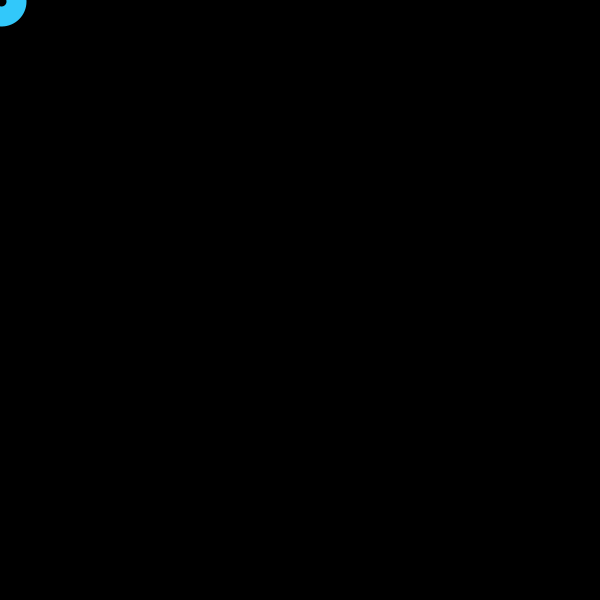
Frame 1 (no input)
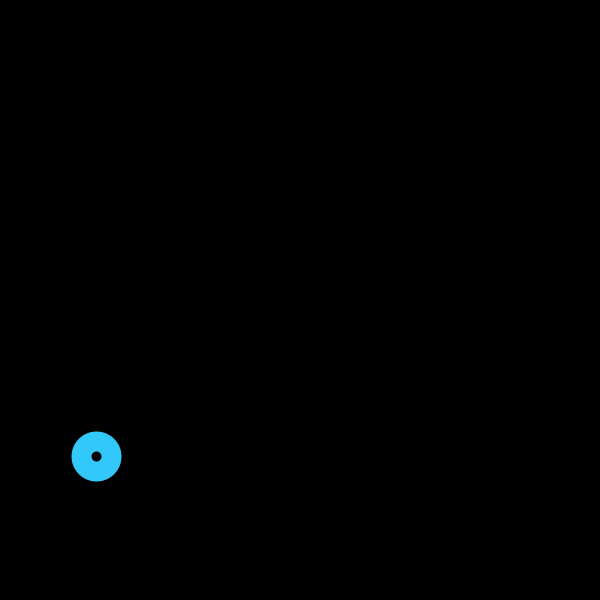
Frame 60 (the mouse pressed at the canvas centre just before this capture)
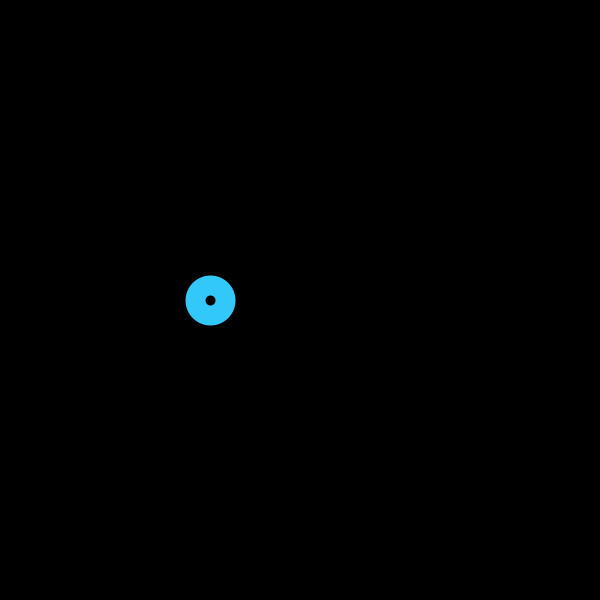
Frame 120 (the mouse held since frame 60 and released just before this capture)

The Processing sketch that drew these frames (run headless with seeded random() and noise(); from frame 60 on, the mouse is pressed at the canvas centre):

// Processing sketch: processing_90717
// ── processing_90717.pde

int xPos = 1;
int yPos = 1;
int xCount = 19;
int yCount = 11;

void setup () {
  // frameRate(900);
  size(600,600);
  smooth();
 
}
 
 void draw() {
  
     background(0);
     noFill();  
     stroke(50,200,250);
     strokeWeight(20);
     ellipse(xPos,yPos,30,30);
     xPos = xPos + xCount; // index x positon by 1
     if(xPos >= 600 || xPos <= 0) {
        xCount= -xCount; //reverse when you hit the far edge 
     }

     yPos = round(yPos +(yCount*1.2)); // index y positon by 1
     if(yPos >= 600|| yPos <= 0) {
        yCount= -yCount; //reverse when you hit the far edge 
     }
  }
